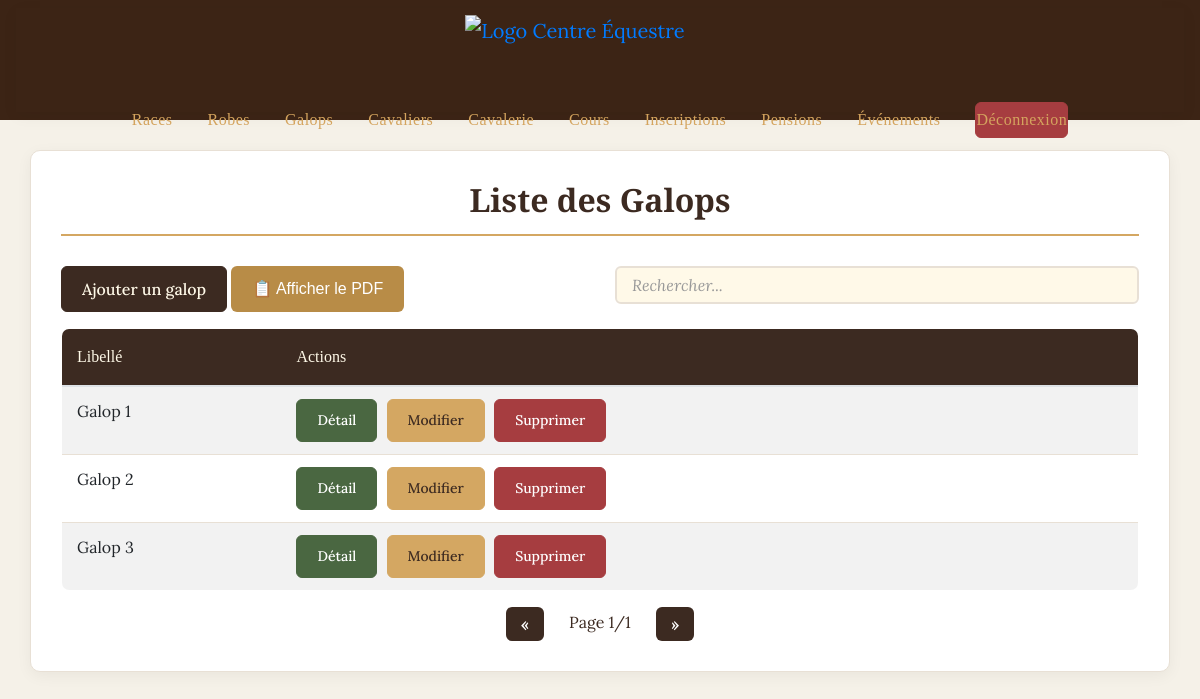
The app's page /vue/vue.galop.php, older data.
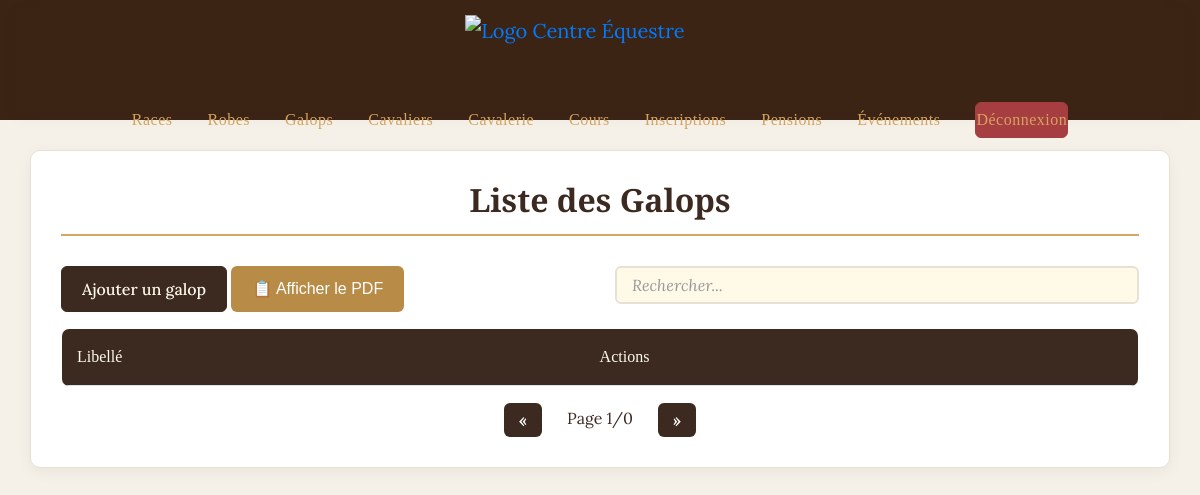
The same page, newer data.
### tables this page shows
CREATE TABLE `galop` (
  `idgalop` int(11) NOT NULL,
  `libgalop` varchar(50) NOT NULL,
  `supprime` tinyint(1) DEFAULT 0
);

### class/class.galop.php (called while the page is built, shortened)
<?php
class Galop {
    public function GalopAll(){
        $con = connexionPDO();
        $sql = "SELECT * FROM galop;";
        $executesql = $con->prepare($sql);
        $executesql->execute();
        $resultat = $executesql->fetchAll();
        return $resultat;
    }
}
?>

### vue/vue.galop.php (the view, shortened to what this page needs)
<?php
include_once '../class/class.galop.php';
include_once '../include/haut.inc.php';
$galop = new Galop();
$listeGalops = $galop->GalopALL();
?>
<!DOCTYPE html>
<html>
<head>
    <link rel="stylesheet" href="https://stackpath.bootstrapcdn.com/bootstrap/4.5.2/css/bootstrap.min.css">
    <link rel="stylesheet" href="../css/style_crud.css">
</head>
<body>
    <div class="container mt-4">
        <h2>Liste des Galops</h2>
<div class="row mb-3">
    <div class="col-md-6">
        <button type="button" class="btn btn-primary" data-toggle="modal" data-target="#ajoutModal">
            Ajouter un galop
        </button>
        <a href="../classpdf/classpdfgalop.php" class="btn" style="background-color: #B88C47; color: white; text-decoration: none; border-radius: 6px; padding: 10px 20px; font-size: 16px; font-family: Arial, sans-serif "target="_blank";>
            📋 Afficher le PDF
        </a>
    </div>
    <div class="col-md-6">
        <input type="text" id="searchInput" class="form-control" placeholder="Rechercher...">
    </div>
</div>
        <table class="table table-striped" id="galopTable">
            <thead>
                <tr>
                    <th>Libellé</th>
                    <th>Actions</th>
                </tr>
            </thead>
            <tbody>
                <?php foreach($listeGalops as $g): ?>
                    <?php if ($g['supprime'] != '1'): ?>
                        <tr>
                            <td><?php echo $g['libgalop']; ?></td>
                        <td>
                            <button class="btn btn-sm btn-info" data-toggle="modal" data-target="#detailModal<?php echo $g['idgalop']; ?>">
                                Détail
                            </button>
                            <button class="btn btn-sm btn-warning" data-toggle="modal" data-target="#modifModal<?php echo $g['idgalop']; ?>">
                                Modifier
                            </button>
                            <button class="btn btn-sm btn-danger" data-toggle="modal" data-target="#suppModal<?php echo $g['idgalop']; ?>">
                                Supprimer
                            </button>
                        </td>
                    </tr>
                <?php endif; endforeach; ?>
            </tbody>
        </table>
    </div>
</body>
</html>

Row changes from the older to the newer data that the page shows:
removed galop: libgalop "Galop 1"
removed galop: libgalop "Galop 2"
removed galop: libgalop "Galop 3"
Text that changed along with them:
text written by a page script: "« Page 1/1 »" → "« Page 1/0 »"
